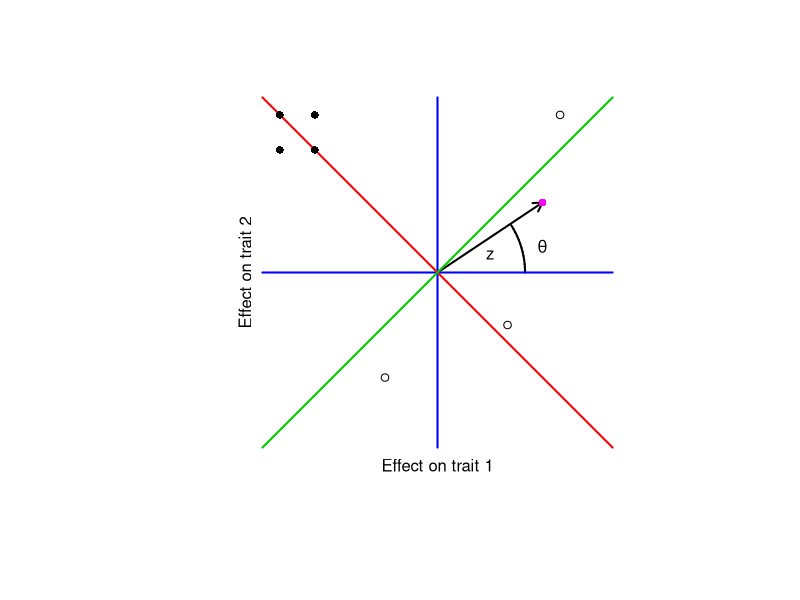

Reproduce this figure in R.
library('plotrix')

# par( mar= c(4,5,1,1))

# Empty plot
plot(-1:1, -1:1, type='n', axes=F, asp = 1, xlab="", ylab="", xlim = c(-1.2, 1), ylim = c(-1.2, 1))
text(0, -1.1, "Effect on trait 1")
text(-1.1, 0, "Effect on trait 2", srt=90)

# Add the arrows for a and b
arrows(  0, 0, 0.6, 0.4, length = 0.1, lwd = 2)
# Draw and label angles
draw.arc(0,0, radius = 0.5, angle1 = 0, angle2 = pi / 5.5, lwd=2)
# draw.arc(0,0, radius = 0.3, angle1 = pi/2, angle2 = -pi*0.85, col=4)
text(0.3, 0.1, "z")
text(0.6, 0.15, expression(theta))
# Axis labels
segments(-1, 0, 1, 0, lty=1, col = 'blue', lwd=2)
segments( 0, 1, 0,-1, lty=1, col = 'blue', lwd=2)
segments(-1, 1, 1,-1, lty=1, col = 'red', lwd=2)
segments( 1, 1,-1,-1, lty=1, col = 'green3', lwd=2)


# X and Y coordinates for the points
x <- c(-0.9,-0.7, -0.9, -0.7, 0.7, -0.3, 0.4, 0.6)
y <- c( 0.9, 0.9,  0.7,  0.7, 0.9, -0.6,-0.3, 0.4)
colvec <- c('black', 'black', 'black', 'black', 'black', 'black', 'black', 'magenta')

# Plot the points
points(
  x,y,
  col=colvec,
  pch = c(16,16,16,16,1,1,1, 16)
)

